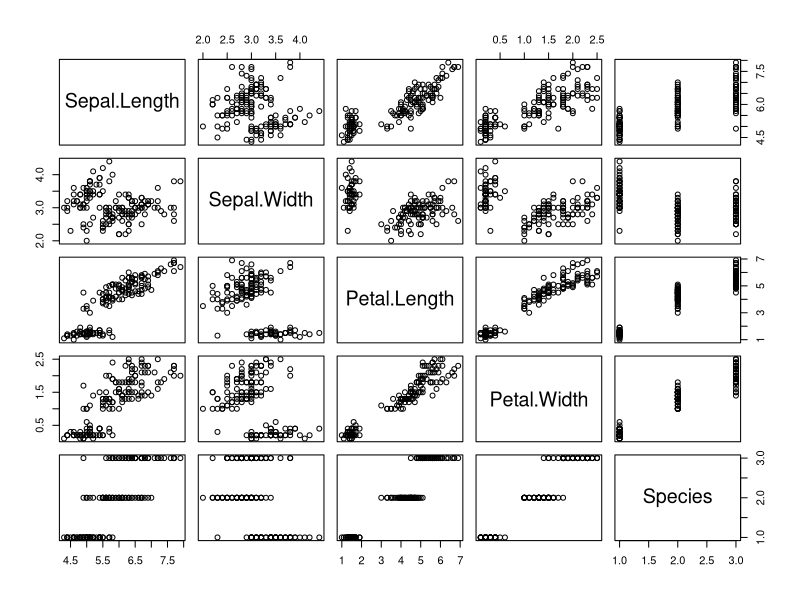
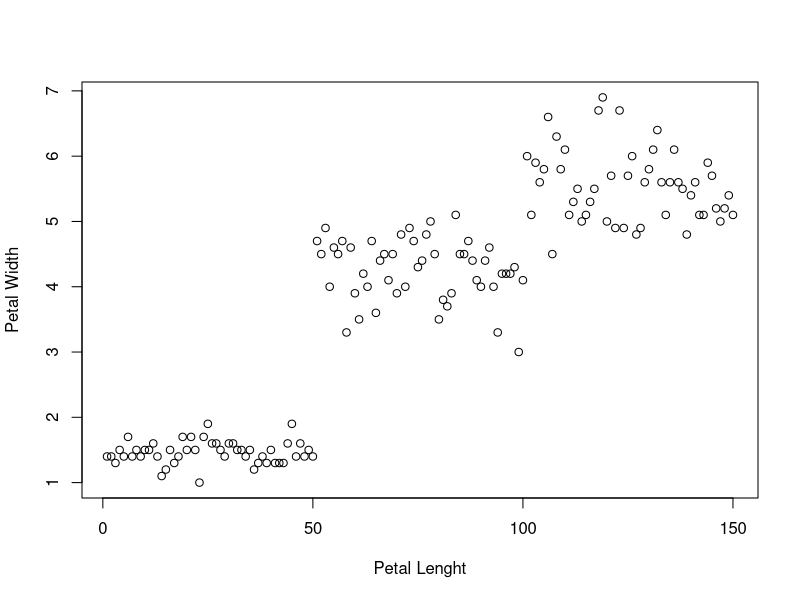
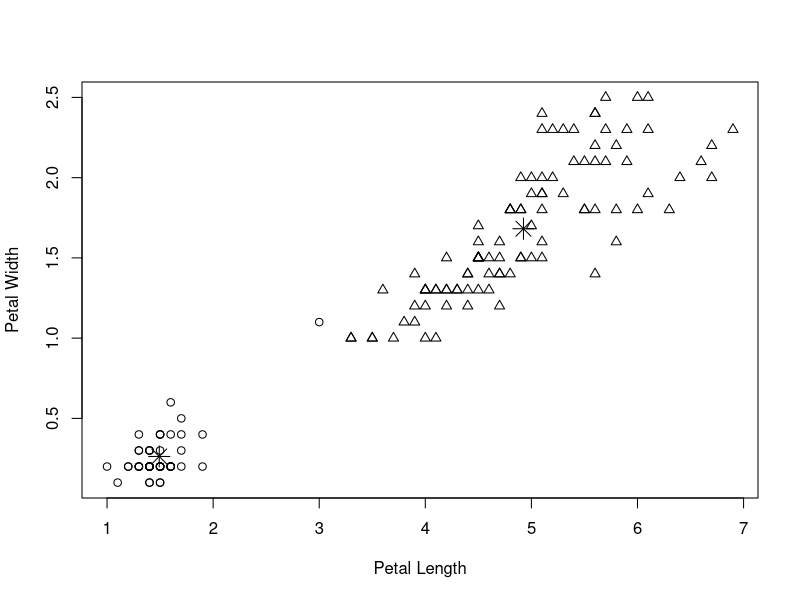
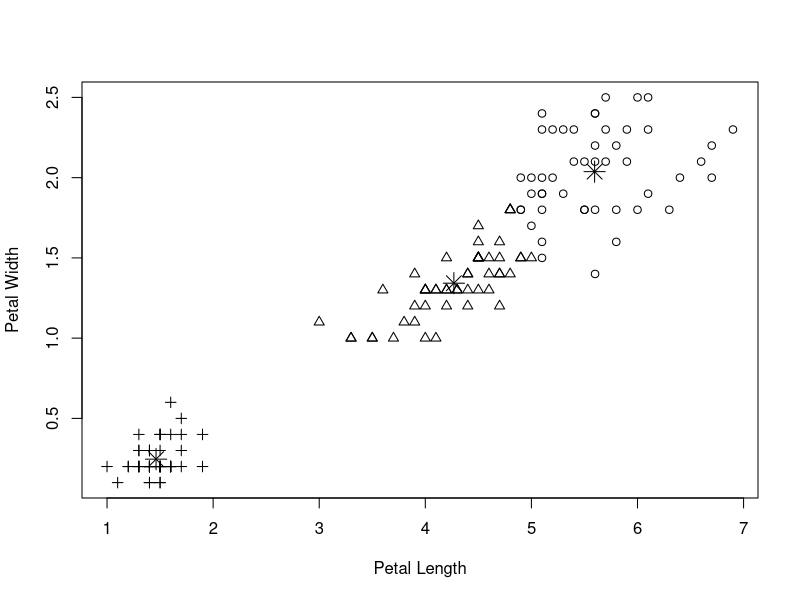
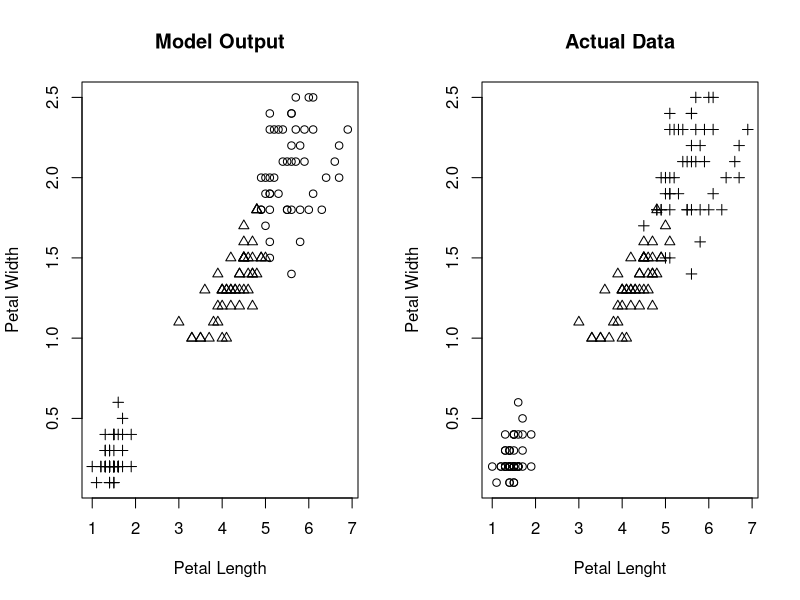

These charts were generated, in order, by the following R code:
## ---- chunk 1
plot(iris)
## ---- chunk 2
knitr::opts_chunk$set(echo = TRUE)
## ---- chunk 3
summary(iris)
## ---- chunk 4
data("iris")
library("data.table")
dfiris<-data.table(iris)
plot(x=iris$Petal.Length,Y=iris$Petal.Width,xlab="Petal Lenght",ylab="Petal Width")
## ---- chunk 5
data=data.frame(iris$Petal.Length,iris$Petal.Width)
dfdataKmeans<-kmeans(data,2)

plot(x=iris$Petal.Length,y=iris$Petal.Width,pch =dfdataKmeans$cluster,
     xlab="Petal Length",ylab="Petal Width")

points(dfdataKmeans$centers,pch=8,cex=2)
## ---- chunk 6
data=data.frame(iris$Petal.Length,iris$Petal.Width)
dfdataKmeans<-kmeans(data,3)

plot(x=iris$Petal.Length,y=iris$Petal.Width,pch =dfdataKmeans$cluster,
     xlab="Petal Length",ylab="Petal Width")

points(dfdataKmeans$centers,pch=8,cex=2)
## ---- chunk 7

par(mfrow=c(1,2))

plot(x=iris$Petal.Length,y=iris$Petal.Width,pch=dfdataKmeans$cluster,xlab="Petal Length",ylab="Petal Width",main="Model Output")

plot(x=iris$Petal.Length,y=iris$Petal.Width,pch=as.integer(iris$Species),
     xlab="Petal Lenght",ylab="Petal Width",main="Actual Data")

## ---- chunk 8
table(dfdataKmeans$cluster,iris$Species)
